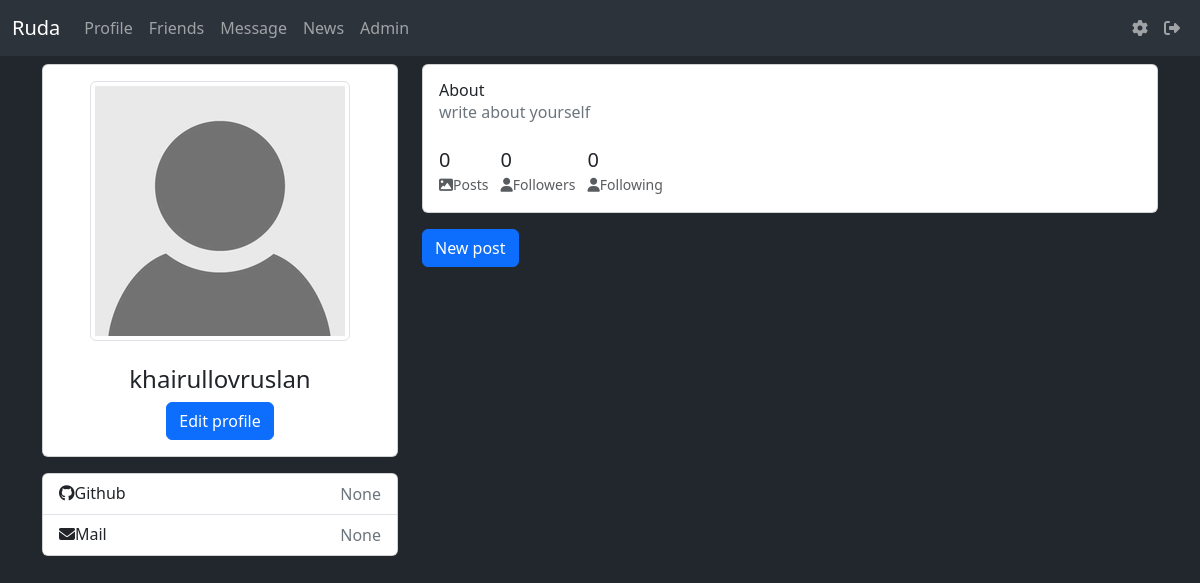
Page /profile/khairullovruslan (signed in) on the earlier database version.
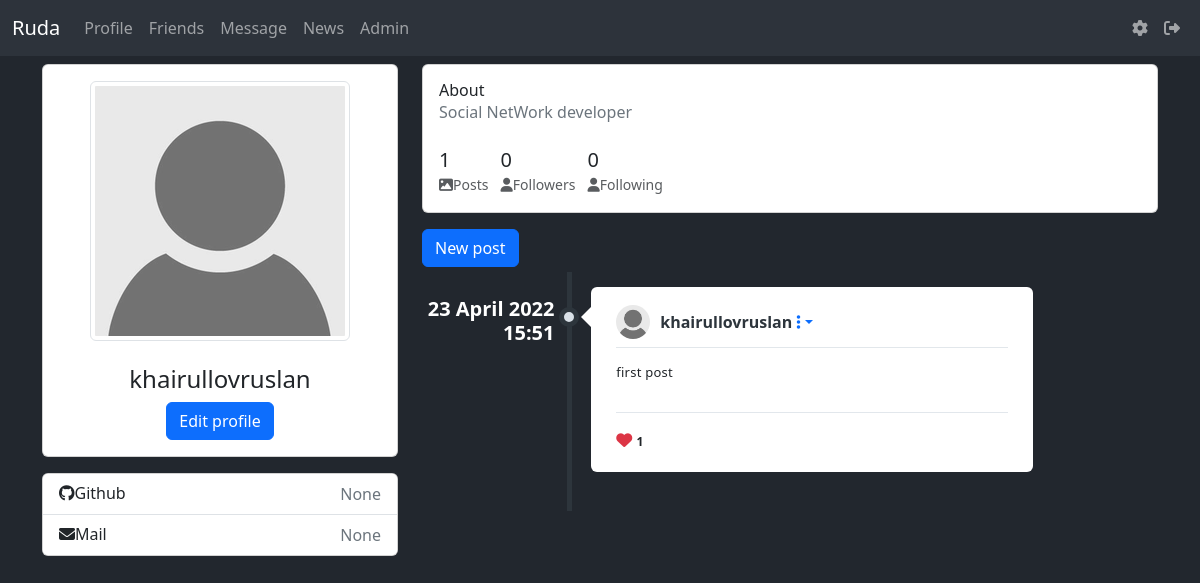
Same page on the later database version.
### data/users.py (models this page shows, shortened)
class User(SqlAlchemyBase, UserMixin):
    __tablename__ = 'users'
    id = sqlalchemy.Column(sqlalchemy.Integer, primary_key=True, autoincrement=True)
    name = sqlalchemy.Column(sqlalchemy.String, unique=True, nullable=True)
    about = sqlalchemy.Column(sqlalchemy.String, nullable=True, default='write about yourself')
    second_email = sqlalchemy.Column(sqlalchemy.String, nullable=True)
    github = sqlalchemy.Column(sqlalchemy.String, nullable=True)
    image = sqlalchemy.Column(sqlalchemy.String, default="default.jpg")
    email = sqlalchemy.Column(sqlalchemy.String, index=True, unique=True, nullable=True)
    followings = sqlalchemy.Column(sqlalchemy.String, nullable=True, default='')
    followers = sqlalchemy.Column(sqlalchemy.String, nullable=True, default='')
    post_count = sqlalchemy.Column(sqlalchemy.Integer, nullable=True, default=0)
    admin_check = sqlalchemy.Column(sqlalchemy.Integer, default=0)
    hashed_password = sqlalchemy.Column(sqlalchemy.String, nullable=True)
    created_date = sqlalchemy.Column(sqlalchemy.DateTime, default=datetime.datetime.now)

### data/posts.py (models this page shows)
class Posts(SqlAlchemyBase):
    __tablename__ = 'posts'
    id = sqlalchemy.Column(sqlalchemy.Integer,
                           primary_key=True, autoincrement=True)
    content = sqlalchemy.Column(sqlalchemy.String, nullable=True)
    image = sqlalchemy.Column(sqlalchemy.String, nullable=True)
    likes = sqlalchemy.Column(sqlalchemy.String,
                              nullable=True, default='')
    created_date = sqlalchemy.Column(sqlalchemy.DateTime,
                                     default=datetime.datetime.now)
    user_id = sqlalchemy.Column(sqlalchemy.Integer,
                                sqlalchemy.ForeignKey("users.id"))
    user = orm.relation('User')

### main.py (the view, shortened to what this page needs)
@app.route('/profile/<string:name>', methods=['GET', 'POST'])
@login_required
def profile(name):
    db_sess = db_session.create_session()
    if current_user.is_authenticated:
        user = db_sess.query(User).filter(User.name == name).first()
        posts = db_sess.query(Posts).filter(user.id == Posts.user_id)
        number = len(list(posts))
        followings_count = user.followings.split(', ')
        if followings_count[0] == '':
            followings_count = 0
        else:
            followings_count = len(followings_count)
        followers_count = user.followers.split(', ')
        if followers_count[0] == '':
            followers_count = 0
        else:
            followers_count = len(followers_count)
    else:
        return redirect('/')
    return render_template('profile.html', posts=posts, count=number, user=user, followings_count=followings_count,
                           followers_count=followers_count)

### data/db_session.py (called while the page is built)
def create_session() -> Session:
    global __factory
    return __factory()

### main.py (called while the page is built)
@login_manager.user_loader
def load_user(user_id):
    db_sess = db_session.create_session()
    return db_sess.query(User).get(user_id)

### templates/profile.html (shortened to what the changed rows need)
{% extends "base.html" %}
{% block content %}
<div class="row gutters-sm">
    <div class="col-md-4 mb-3">
        <div class="card">
            <div class="card-body">
                <div class="d-flex flex-column align-items-center text-center">
                    <div class="profile-pic-div mr-3">
                        <form method="post" enctype="multipart/form-data">
                            <img src="../static/avatars/{{user.image}}" id="photo" width="250"
                                 class="rounded mb-2 img-thumbnail" data-bs-toggle="modal"
                                 data-bs-target="#exampleModal">
                        </form>
                    </div>
                    <div class="mt-3">
                        <h4>{{user.name}}</h4>
                        {% if current_user.is_authenticated and (current_user.id == user.id) %}
                        <button class="btn btn-primary" data-bs-toggle="modal"
                                data-bs-target="#exampleModaleditprofile">Edit profile
                        </button>
                        {% endif %}
                    </div>
                </div>
            </div>
        </div>
        <div class="card mt-3">
            <ul class="list-group list-group-flush">
                <li class="list-group-item d-flex justify-content-between align-items-center flex-wrap">
                    <h6 class="mb-0"><i class="fa-brands fa-github"></i>Github</h6>
                    <span class="text-secondary">{{user.github}}</span>
                </li>
                <li class="list-group-item d-flex justify-content-between align-items-center flex-wrap">
                    <h6 class="mb-0"><i class="fa-solid fa-envelope"></i>Mail</h6>
                    <span class="text-secondary">{{user.second_email}}</span>
                </li>
            </ul>
        </div>
    </div>
    <div class="col-md-8">
        <div class="card mb-3">
            <div class="card-body">
                <div class="row-4">
                    <div class="col-sm-3">
                        <h6 class="mb-0">About</h6>
                    </div>
                    <div class="col-sm-9 text-secondary">
                        {{user.about}}
                    </div>
                </div>
                <br>
                <div class="row-2">
                    <div class="col-sm-12">
                        <ul class="list-inline mb-0">
                            <li class="list-inline-item">
                                <h5 class="font-weight-bold mb-0 d-block">{{count}}</h5><small class="text-muted"> <i
                                    class="fas fa-image mr-1"></i>Posts</small>
                            </li>
                        </ul>
                    </div>
                </div>
            </div>
        </div>
        {% if current_user.is_authenticated and (current_user.id == user.id) %}
        <br>
        {% endif %}
        <div>
            <ul class="timeline">
                {% for item in posts|reverse%}
                <li>
                    <div class="timeline-time">
                        <span class="time" style="color: white;">{{item.created_date.strftime('%d %B %Y')}}</span>
                        <span class="time" style="color: white;">{{item.created_date.strftime('%H:%M')}}</span>
                    </div>
                    <div class="timeline-icon">
                        <a href="javascript:;"></a>
                    </div>
                    <div class="timeline-body">
                        <div class="timeline-header">
                            <span class="userimage"><img src="../static/avatars/{{user.image}}" alt=""></span>
                            <span class="username">{{user.name}}</span>
                            {% if current_user.is_authenticated and (current_user.id == user.id) %}
                                <span class="dropdown-edit">
                                      <a class="dropdown-toggle" href="#" id="dropdownMenuButton1" role="button"
                                         data-bs-toggle="dropdown" aria-expanded="false"><i
                                              class="fa-solid fa-ellipsis-vertical"></i></a>
                                </span>
                            {% endif %}
                        </div>
                        <div class="timeline-content">
                            <p>
                                {{item.content}}
                            </p>
                        </div>
                        <div class="timeline-footer">
                            <form method="post" enctype="multipart/form-data">
                                {% set list1 = item.likes.split(', ') %}
                                {% set user_id_ = current_user.id | string() %}
                                    <i
                                      class="{% if user_id_ in list1 %} fa-solid fa-heart text-danger {% else %} fa-solid fa-heart {% endif %}"
                                      id="like-button-{{item.id}}"
                                      onclick="like({{item.id}})"
                                    ></i>
                                <span class="stats-total" id="likes-count-{{item.id}}">{{ item.likes|length }}</span>
                            </form>
                        </div>
                    </div>
                    <br>
                </li>
                {% endfor %}
            </ul>
        </div>
    </div>
</div>
{% endblock %}

Differences in the rows shown:
changed User "khairullovruslan": about "write about yourself" → "Social NetWork developer"
added Posts: created_date "23 April 2022", created_date "15:51", image (placeholder picture), {{ user.name }} "khairullovruslan", content "first post", likes|length "1"
Other differences:
{{ count }}: "0" → "1"
